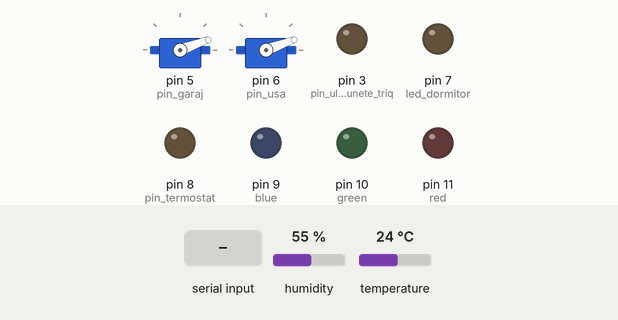
A sketch run on a simulated Arduino Uno, built with avr-gcc and run on an emulated ATmega328P. Parts: 2 × servo, output pins drawn as LEDs (lit = HIGH). Inputs (shaded band) come from the test bench; at power-on: humidity 55 %, temperature 24 °C. What the sketch prints to the serial monitor is not drawn.

Above: at 1.7 s.
1.8 s: "z" received over Serial
At 3.3 s:
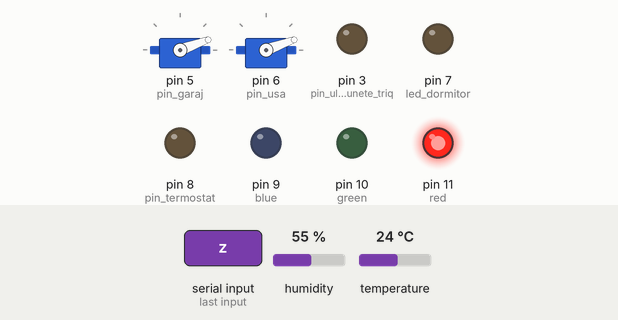
4.4 s: "x" received over Serial
At 6.4 s:
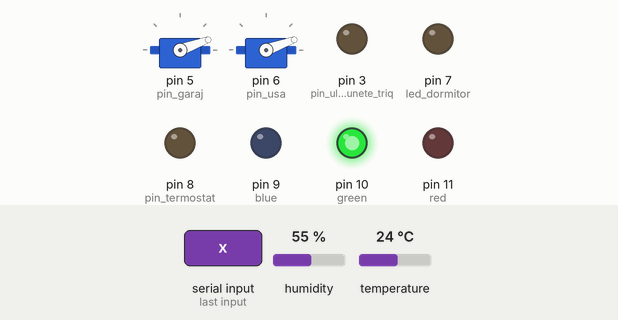
6.9 s: "c" received over Serial
At 8.3 s:
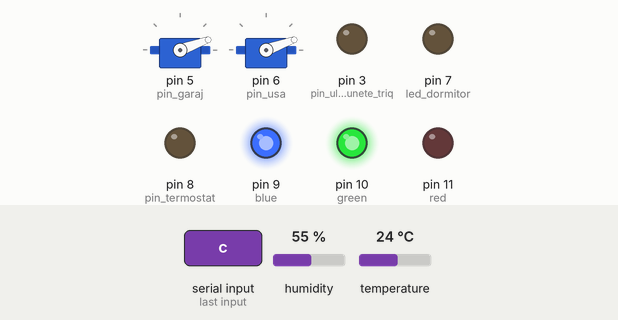
9.4 s: "e" received over Serial
At 11.4 s:
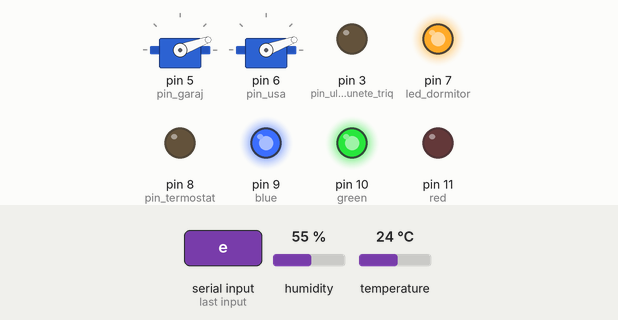
11.9 s: "w" received over Serial
At 13.3 s:
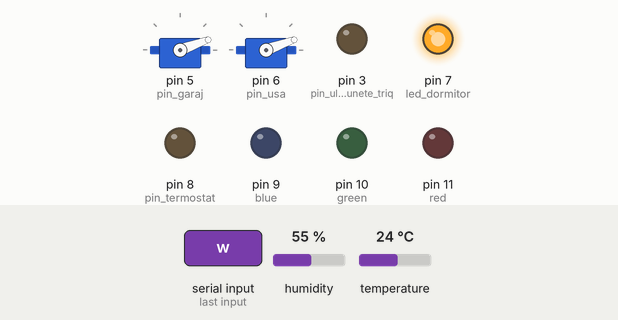
14.4 s: "t" received over Serial
At 16.4 s:
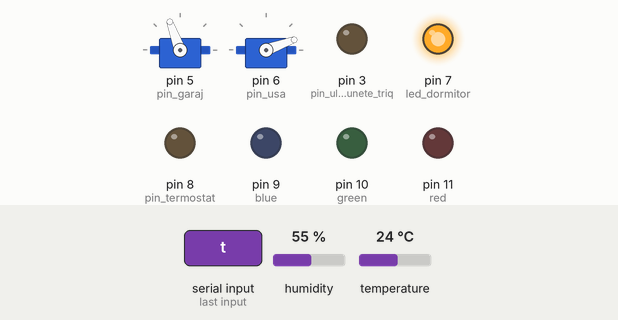
Timing chart, 0 to 17.9 s (numbered marks = the images above; inputs shaded):
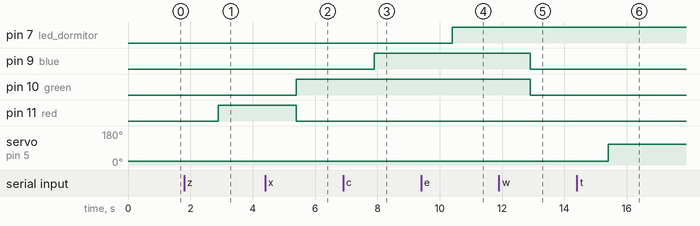

The sketch:

sketch_nov12a.ino
```cpp
#define led_dormitor 7
#define pin_garaj 5
#define pin_usa 6
#define pin_buzzer 4
#define pin_ultrasunete_triq 3
#define pin_ultrasunete_echo 2
#define senzor_umiditate 12
#define pin_termostat 8

#include <Servo.h>
#include <dht.h>

dht DHT;

Servo usa_garaj, usa_casa;

long duration;
int distance, numar_iterati=400, umiditate, temperatura;
char sir[100], auxsir[100];
int red=11;
int green=10;
int blue=9;
bool armat=false;

void setup(){
  usa_garaj.attach(pin_garaj);
  usa_casa.attach(pin_usa);
  usa_garaj.write(20);
  usa_casa.write(20);
  pinMode(red,OUTPUT);
  pinMode(blue,OUTPUT);
  pinMode(pin_termostat,OUTPUT);
  pinMode(green,OUTPUT);
  pinMode(led_dormitor,OUTPUT);
  pinMode(pin_ultrasunete_triq,OUTPUT);
  pinMode(pin_ultrasunete_echo,INPUT);
  Serial.begin(9600);
  delay(500);//Delay to let system boot

}

void pornire_dormitor()
{
  digitalWrite(led_dormitor,HIGH);
}

void oprire_dormitor()
{
  digitalWrite(led_dormitor,LOW);
}

void alarma()
{
  tone(pin_buzzer,1000,5000);
}

void citire_senzor_intrare()
{
    digitalWrite(pin_ultrasunete_triq, LOW);
    delayMicroseconds(2);
    digitalWrite(pin_ultrasunete_triq, HIGH);
    delayMicroseconds(10);
    digitalWrite(pin_ultrasunete_triq, LOW);

    duration = pulseIn(pin_ultrasunete_echo, HIGH);

    distance= duration*0.034/2;

    if (distance<15)
    {
      alarma();

    }
}

void deschis_garaj()
{
  usa_garaj.write(110);
  delay(1000);
}

void inchis_garaj()
{
  usa_garaj.write(20);
  delay(1000);
}

void deschis_casa()
{
  usa_casa.write(110);
  delay(1000);
}

void inchis_casa()
{
  usa_casa.write(20);
  delay(1000);
}

void efect_relaxare()
{
  analogWrite(red,255);
  analogWrite(blue,0);
  analogWrite(green,0);
}

void efect_citire()
{
  digitalWrite(red,LOW);
  digitalWrite(blue,HIGH);
  digitalWrite(green,HIGH);
}

void efect_seara()
{
  digitalWrite(red,LOW);
  digitalWrite(blue,LOW);
  digitalWrite(green,HIGH);
}

void oprire_sufragerie()
{
  analogWrite(red,0);
  analogWrite(blue,0);
  analogWrite(green,0);
}

void schimbare_stare_termostat()
{
  digitalWrite(pin_termostat,HIGH);
  delay(100);
  digitalWrite(pin_termostat,LOW);
}


void loop(){
  //Start of Program
  if (Serial.available()>0)
  {
    String s=Serial.readString();
    char c=s[0];
    if (c=='z')
    {
      efect_relaxare();
    }
    else if (c=='x')
    {
      efect_seara();
    }
   else  if (c=='c')
    {
      efect_citire();
    }
    else if (c=='w')
    {
       oprire_sufragerie();
    }
    else if (c=='e')
    {
       pornire_dormitor();
    }
    else if (c=='r')
    {
      oprire_dormitor();
    }
    else if (c=='t')
    {
      deschis_garaj();
    }
    else if (c=='y')
    {
      inchis_garaj();
    }
    else if (c=='a')
    {
      deschis_casa();
    }
    else if (c=='s')
    {
      inchis_casa();
    }
    else if (c=='p')
    {
      armat=true;
    }
    else if (c=='l')
    {
      armat=false;
    }
    else if (c=='f')
    {
      schimbare_stare_termostat();
    }
  }
  if (armat==true)
  {
    citire_senzor_intrare();
  }
  if (numar_iterati==500)
  {
    int chk=DHT.read11(senzor_umiditate);
    umiditate=(int)DHT.humidity;
    temperatura=(int)DHT.temperature;
    sprintf(sir,"Current humidity is %d", umiditate);
    sprintf(auxsir,"%s percent and temperature is %d",sir,temperatura);
    sprintf(sir,"%s degrees Celsius",auxsir);
    Serial.println(sir);
    for (int i=0; i<100; i++)
    {
      sir[i]=0;
      auxsir[i]=0;
    }
    numar_iterati=0;
    delay(2000);
  }
  numar_iterati++;
  delay(100);
}// end loop()
```

Measured:
- after the input at 1.8 s, pin 11 (red): LOW → HIGH after 1.1 s
- after the input at 4.4 s, pin 10 (green): LOW → HIGH after 1.0 s; pin 11 (red): HIGH → LOW after 1.0 s
- after the input at 6.9 s, pin 9 (blue): LOW → HIGH after 1.0 s
- after the input at 9.4 s, pin 7 (led_dormitor): LOW → HIGH after 1.0 s
- after the input at 11.9 s, pin 9 (blue), pin 10 (green): HIGH → LOW after 1.0 s
- after the input at 14.4 s, servo on pin 5 (pin_garaj): 20° → 110° after 1.0 s
